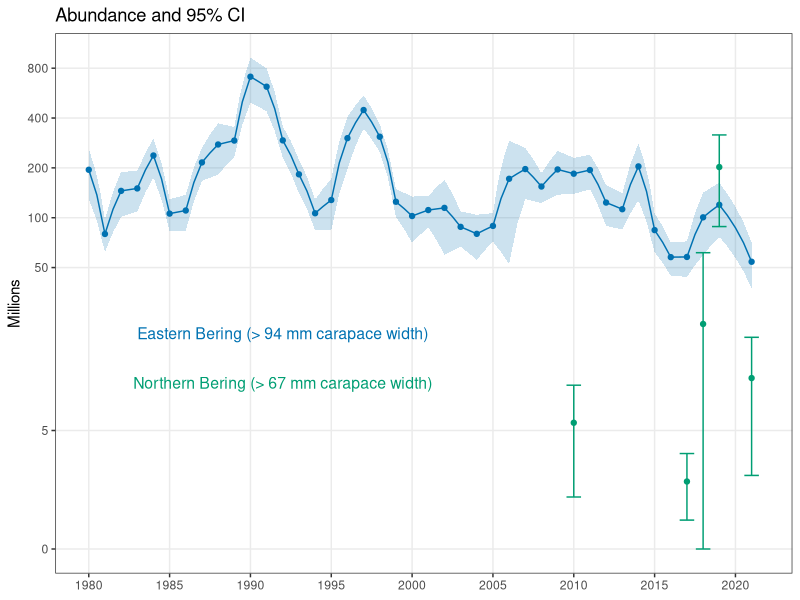
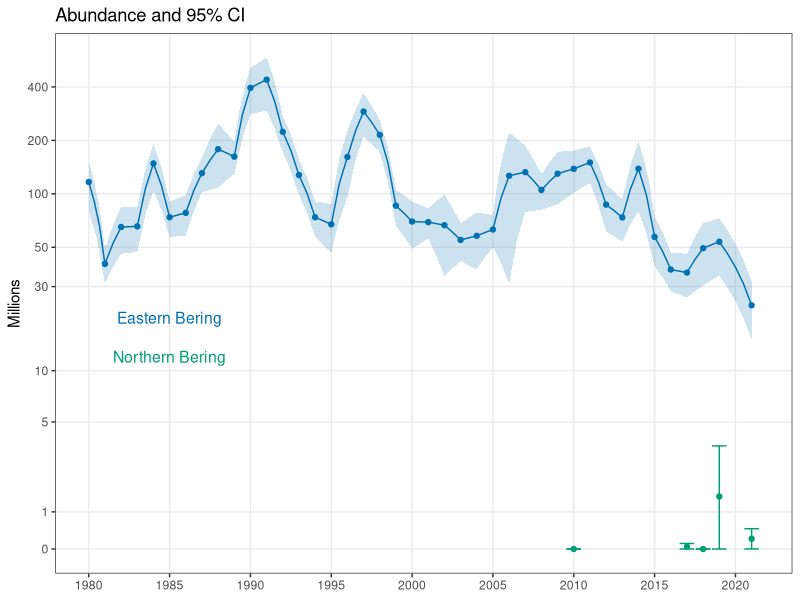
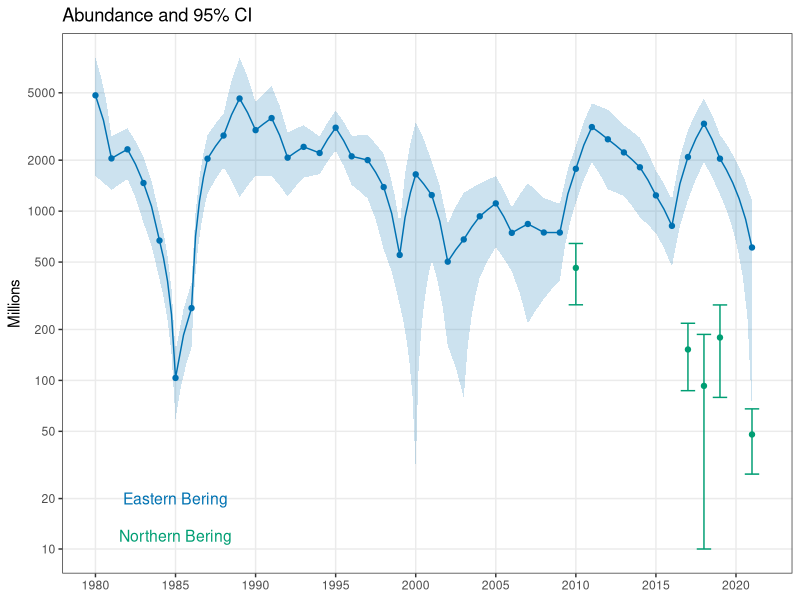
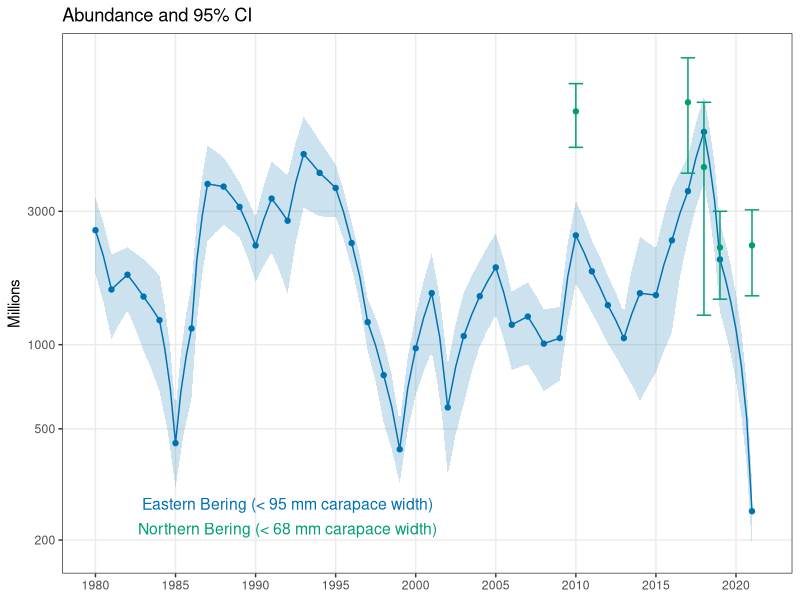
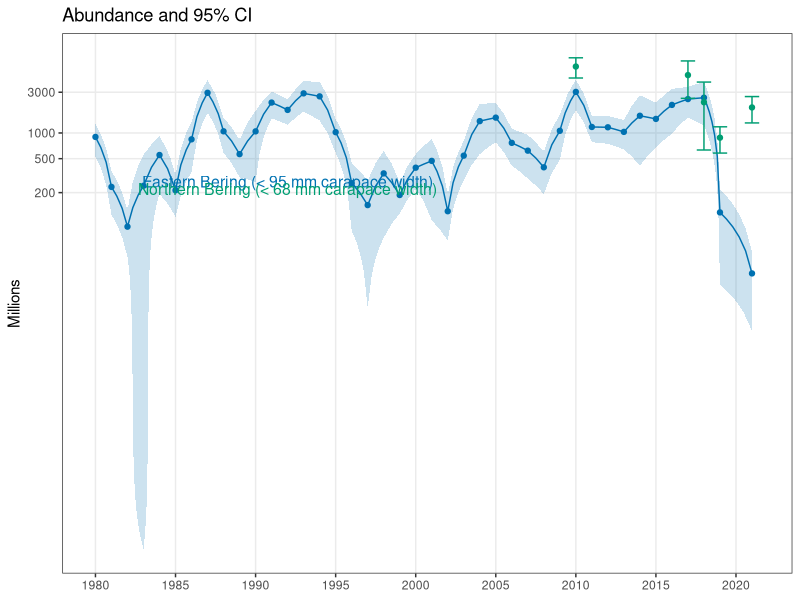
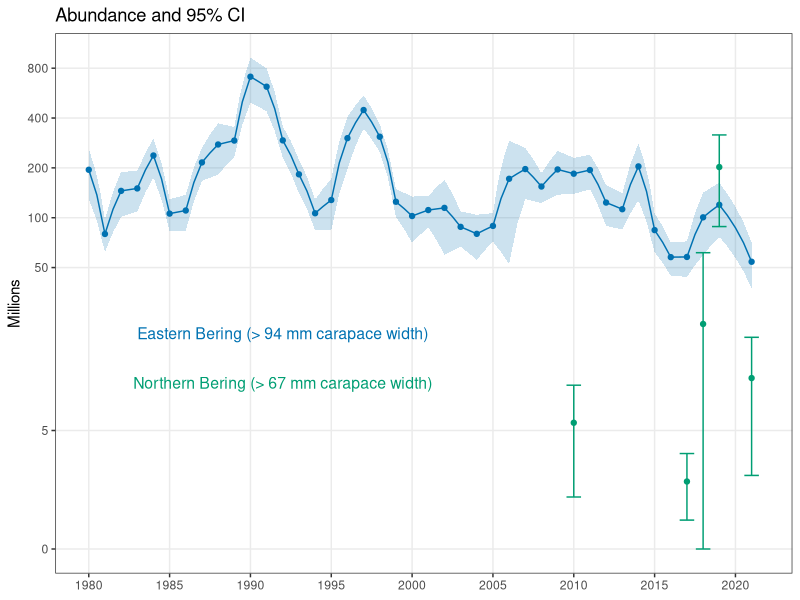
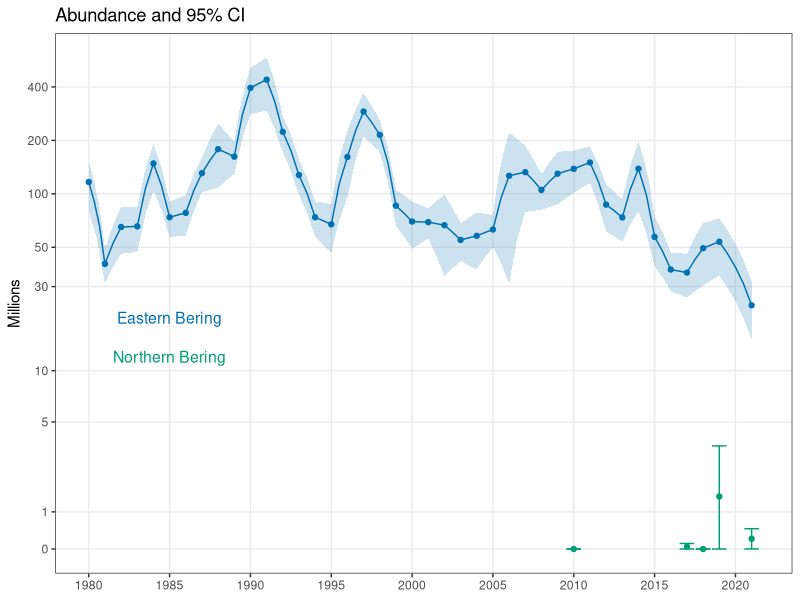
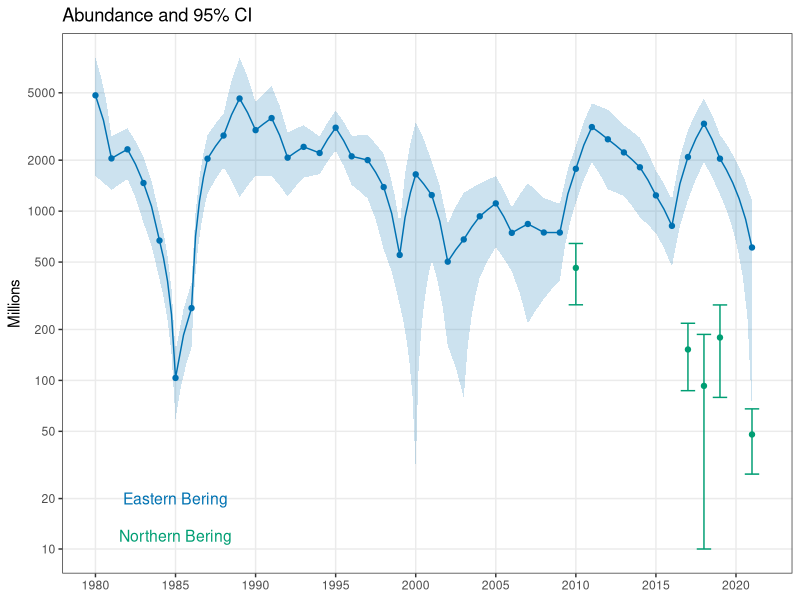

Write R code to recreate these figures, in order.
# plot abundance time series

library(tidyverse)
cb <- c("#000000", "#E69F00", "#56B4E9", "#009E73", "#F0E442", "#0072B2", "#D55E00", "#CC79A7")

theme_set(theme_bw())

sc <- read.csv("./data/snow_crab_abundance.csv")

head(sc)

# remove CIs
drop <- grep("CV", names(sc))
sc <- sc[,-drop]

# and convert to millions
sc[,2:ncol(sc)] <- sc[,2:ncol(sc)]/1e6

# clean up names
names(sc)[1] <- "year"

# add NBS
nbs <- read.csv("./data/NBS_SC_abundance.csv")

# remove CIs
drop <- grep("CV", names(nbs))
nbs <- nbs[,-drop]

# and convert to millions
nbs[,2:ncol(nbs)] <- nbs[,2:ncol(nbs)]/1e6

# clean up names
names(nbs)[1] <- "year"

# combine for mature male
d1 <- sc %>%
  select(year, NUM_MALE_GE95, CI_NUM_MALE_GE95) %>%
  rename(est = NUM_MALE_GE95, CI = CI_NUM_MALE_GE95) %>%
  mutate(area = "EBS", LCI = est - CI, UCI = est + CI)

d2 <- nbs %>%
  select(year, NUM_MALE_GE68, CI_NUM_MALE_GE68) %>%
  rename(est = NUM_MALE_GE68, CI = CI_NUM_MALE_GE68) %>%
  mutate(area = "NBS", LCI = est - CI, UCI = est + CI)


d2$LCI <- if_else(d2$LCI < 0, 0, d2$LCI)

# mature male SC
ggplot(d1, aes(year, est)) +
  geom_line(color = cb[6]) +
  geom_point(color = cb[6]) +
  geom_ribbon(aes(ymin = LCI, ymax = UCI), alpha = 0.2, fill = cb[6]) +
  theme(axis.title.x = element_blank()) +
  scale_y_continuous(breaks=c(0,5, 50,100,200, 400, 800), minor_breaks = NULL) +
  coord_trans(y = "pseudo_log") +
  scale_x_continuous(breaks = seq(1980, 2020, 5), minor_breaks = NULL) +
  labs(title = "Abundance and 95% CI", y = "Millions") +
  geom_point(data = d2, aes(year, est), color = cb[4]) + 
  geom_errorbar(data = d2, aes(x = year, ymin = LCI, ymax = UCI), color = cb[4]) +
  annotate(geom = "text", label = "Eastern Bering (> 94 mm carapace width)", x = 1992, y = 20, color = cb[6], size = 4) +
  annotate(geom = "text", label = "Northern Bering (> 67 mm carapace width)", x = 1992, y = 10, color = cb[4], size = 4)

ggsave("./figs/mature male SC abundance TS.png", width = 6, height = 4, units = 'in')

# combine for preferred male
d1 <- sc %>%
  select(year, NUM_MALE_GE102, CI_NUM_MALE_GE102) %>%
  rename(est = NUM_MALE_GE102, CI = CI_NUM_MALE_GE102) %>%
  mutate(area = "EBS", LCI = est - CI, UCI = est + CI)

d2 <- nbs %>%
  select(year, NUM_MALE_GE102, CI_NUM_MALE_GE102) %>%
  rename(est = NUM_MALE_GE102, CI = CI_NUM_MALE_GE102) %>%
  mutate(area = "NBS", LCI = est - CI, UCI = est + CI)


d2$LCI <- if_else(d2$LCI < 0, 0, d2$LCI)


# preferred male SC
ggplot(d1, aes(year, est)) +
  geom_line(color = cb[6]) +
  geom_point(color = cb[6]) +
  geom_ribbon(aes(ymin = LCI, ymax = UCI), alpha = 0.2, fill = cb[6]) +
  theme(axis.title.x = element_blank()) +
  scale_y_continuous(breaks=c(0, 1, 5, 10, 30, 50, 100, 200, 400), minor_breaks = NULL) +
  coord_trans(y = "pseudo_log") +
  scale_x_continuous(breaks = seq(1980, 2020, 5), minor_breaks = NULL) +
  labs(title = "Abundance and 95% CI", y = "Millions") +
  geom_point(data = d2, aes(year, est), color = cb[4]) + 
  geom_errorbar(data = d2, aes(x = year, ymin = LCI, ymax = UCI), color = cb[4]) +
  annotate(geom = "text", label = "Eastern Bering", x = 1985, y = 20, color = cb[6], size = 4) +
  annotate(geom = "text", label = "Northern Bering", x = 1985, y = 12, color = cb[4], size = 4)

ggsave("./figs/preferred male SC abundance TS.png", width = 6, height = 4, units = 'in')

# combine for mature female
d1 <- sc %>%
  select(year, NUM_MATURE_FEMALE, CI_NUM_MATURE_FEMALE) %>%
  rename(est = NUM_MATURE_FEMALE, CI = CI_NUM_MATURE_FEMALE) %>%
  mutate(area = "EBS", LCI = est - CI, UCI = est + CI)

d2 <- nbs %>%
  select(year, NUM_FEMALE_MATURE, CI_NUM_FEMALE_MATURE) %>%
  rename(est = NUM_FEMALE_MATURE, CI = CI_NUM_FEMALE_MATURE) %>%
  mutate(area = "NBS", LCI = est - CI, UCI = est + CI)

d2$LCI <- if_else(d2$LCI < 10, 10, d2$LCI) # note that I'm limiting LCI minimum to 10!!
d1$LCI <- if_else(d1$LCI < 30, 30, d1$LCI) # note that I'm limiting LCI minimum to 30!!

# mature female SC
ggplot(d1, aes(year, est)) +
  geom_line(color = cb[6]) +
  geom_point(color = cb[6]) +
  geom_ribbon(aes(ymin = LCI, ymax = UCI), alpha = 0.2, fill = cb[6]) +
  theme(axis.title.x = element_blank()) +
  scale_y_continuous(breaks=c(0, 1, 5, 10, 20, 50, 100, 200, 500, 1000, 2000, 5000), minor_breaks = NULL) +
  coord_trans(y = "pseudo_log") +
  scale_x_continuous(breaks = seq(1980, 2020, 5), minor_breaks = NULL) +
  labs(title = "Abundance and 95% CI", y = "Millions") +
  geom_point(data = d2, aes(year, est), color = cb[4]) + 
  geom_errorbar(data = d2, aes(x = year, ymin = LCI, ymax = UCI), color = cb[4]) +
  annotate(geom = "text", label = "Eastern Bering", x = 1985, y = 20, color = cb[6], size = 4) +
  annotate(geom = "text", label = "Northern Bering", x = 1985, y = 12, color = cb[4], size = 4)

ggsave("./figs/mature female SC abundance TS.png", width = 6, height = 4, units = 'in')

# difference in # of individuals
d1$est[d1$year == 2018] - d1$est[d1$year == 2021] # 2672 - 2.7 billion!

# combine for immature male
d1 <- sc %>%
  select(year, NUM_MALE_LE94, CI_NUM_MALE_LE94) %>%
  rename(est = NUM_MALE_LE94, CI = CI_NUM_MALE_LE94) %>%
  mutate(area = "EBS", LCI = est - CI, UCI = est + CI)

d2 <- nbs %>%
  select(year, NUM_MALE_LE67, CI_NUM_MALE_LE67) %>%
  rename(est = NUM_MALE_LE67, CI = CI_NUM_MALE_LE67) %>%
  mutate(area = "NBS", LCI = est - CI, UCI = est + CI)


# immature male SC
ggplot(d1, aes(year, est)) +
  geom_line(color = cb[6]) +
  geom_point(color = cb[6]) +
  geom_ribbon(aes(ymin = LCI, ymax = UCI), alpha = 0.2, fill = cb[6]) +
  theme(axis.title.x = element_blank()) +
  scale_y_continuous(breaks=c(200, 500, 1000, 3000), minor_breaks = NULL) +
  coord_trans(y = "pseudo_log") +
  scale_x_continuous(breaks = seq(1980, 2020, 5), minor_breaks = NULL) +
  labs(title = "Abundance and 95% CI", y = "Millions") +
  geom_point(data = d2, aes(year, est), color = cb[4]) + 
  geom_errorbar(data = d2, aes(x = year, ymin = LCI, ymax = UCI), color = cb[4]) +
  annotate(geom = "text", label = "Eastern Bering (< 95 mm carapace width)", x = 1992, y = 270, color = cb[6], size = 4) +
  annotate(geom = "text", label = "Northern Bering (< 68 mm carapace width)", x = 1992, y = 220, color = cb[4], size = 4)

ggsave("./figs/immature male SC abundance TS.png", width = 6, height = 4, units = 'in')


# difference in # of individuals
d1$est[d1$year == 2018] - d1$est[d1$year == 2021] # 5519 - 5.5 billion!


# combine for immature male
d1 <- sc %>%
  select(year, NUM_IMMATURE_FEMALE, CI_NUM_IMMATURE_FEMALE) %>%
  rename(est = NUM_IMMATURE_FEMALE, CI = CI_NUM_IMMATURE_FEMALE) %>%
  mutate(area = "EBS", LCI = est - CI, UCI = est + CI)

d2 <- nbs %>%
  select(year, NUM_FEMALE_IMMATURE, CI_NUM_FEMALE_IMMATURE) %>%
  rename(est = NUM_FEMALE_IMMATURE, CI = CI_NUM_FEMALE_IMMATURE) %>%
  mutate(area = "NBS", LCI = est - CI, UCI = est + CI)


# immature female SC
ggplot(d1, aes(year, est)) +
  geom_line(color = cb[6]) +
  geom_point(color = cb[6]) +
  geom_ribbon(aes(ymin = LCI, ymax = UCI), alpha = 0.2, fill = cb[6]) +
  theme(axis.title.x = element_blank()) +
  scale_y_continuous(breaks=c(200, 500, 1000, 3000), minor_breaks = NULL) +
  coord_trans(y = "pseudo_log") +
  scale_x_continuous(breaks = seq(1980, 2020, 5), minor_breaks = NULL) +
  labs(title = "Abundance and 95% CI", y = "Millions") +
  geom_point(data = d2, aes(year, est), color = cb[4]) + 
  geom_errorbar(data = d2, aes(x = year, ymin = LCI, ymax = UCI), color = cb[4]) +
  annotate(geom = "text", label = "Eastern Bering (< 95 mm carapace width)", x = 1992, y = 270, color = cb[6], size = 4) +
  annotate(geom = "text", label = "Northern Bering (< 68 mm carapace width)", x = 1992, y = 220, color = cb[4], size = 4)

ggsave("./figs/immature female SC abundance TS.png", width = 6, height = 4, units = 'in')


# difference in # of individuals
d1$est[d1$year == 2018] - d1$est[d1$year == 2021] # 5519 - 5.5 billion!
